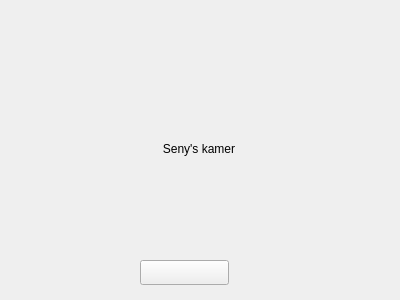
<?xml version="1.0" encoding="UTF-8"?>
<ui version="4.0">
 <class>kamer_seny</class>
 <widget class="QWidget" name="kamer_seny">
  <property name="geometry">
   <rect>
    <x>0</x>
    <y>0</y>
    <width>400</width>
    <height>300</height>
   </rect>
  </property>
  <property name="windowTitle">
   <string>Form</string>
  </property>
  <widget class="QLabel" name="label">
   <property name="geometry">
    <rect>
     <x>150</x>
     <y>140</y>
     <width>98</width>
     <height>17</height>
    </rect>
   </property>
   <property name="text">
    <string>Seny's kamer</string>
   </property>
   <property name="alignment">
    <set>Qt::AlignCenter</set>
   </property>
  </widget>
  <widget class="QPushButton" name="knop_z">
   <property name="geometry">
    <rect>
     <x>140</x>
     <y>260</y>
     <width>89</width>
     <height>25</height>
    </rect>
   </property>
   <property name="text">
    <string/>
   </property>
  </widget>
 </widget>
 <resources/>
 <connections/>
</ui>
